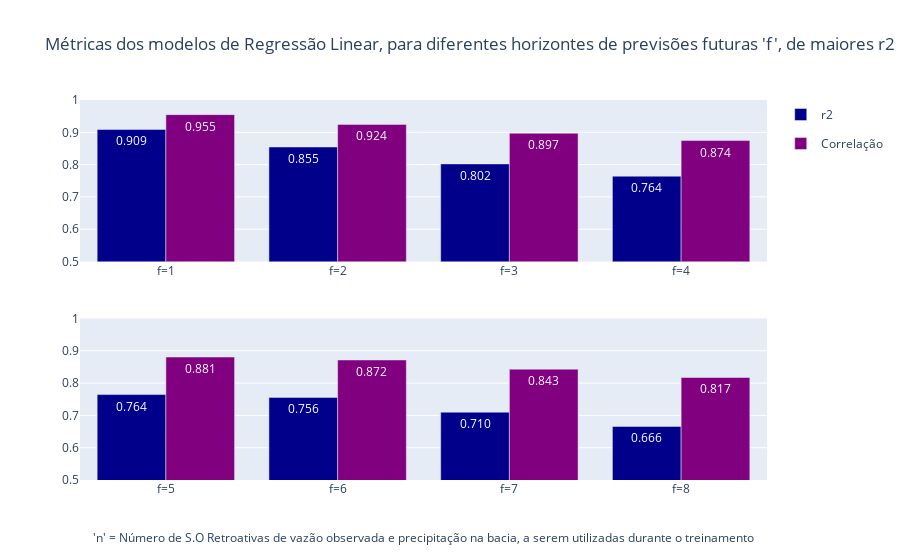

Notebook source saved alongside this figure:
### Code cell
from plotly.subplots import make_subplots
import plotly.graph_objects as go

# Custom labels for each subplot
custom_labels_r2_2 = ['f=5', 'f=6', 'f=7', 'f=8']
custom_labels_r2_1 = ['f=1', 'f=2', 'f=3', 'f=4']

# custom_labels_r2_2 = ['f=5 & n=3', 'f=6 & n=2', 'f=7 & n=1', 'f=8 & n=7']
# custom_labels_r2_1 = ['f=1 & n=7', 'f=2 & n=1', 'f=3 & n=5', 'f=4 & n=2']


# Define colors for bars
r2_color = 'darkblue'
corr_color = 'purple'

# Create subplots
fig = make_subplots(rows=2, cols=1) # subplot_titles=("Custom Labels for n=5 to n=8", "Custom Labels for n=1 to n=4")

# Add traces to subplot 1
fig.add_trace(go.Bar(
    x=custom_labels_r2_1,
    y=df_plt_2['metrics.r2'][:4],
    text=df_plt_2['metrics.r2'][:4].apply(lambda x: f'{x:.3f}'),  
    hovertemplate='%{y:.3f}',
    name='r2',
    legendgroup='r2_group',
    marker=dict(color=r2_color)
), row=1, col=1)

fig.add_trace(go.Bar(
    x=custom_labels_r2_1,
    y=df_plt_2['metrics.corr'][:4],
    text=df_plt_2['metrics.corr'][:4].apply(lambda x: f'{x:.3f}'),  
    hovertemplate='%{y:.3f}',
    name='Correlação',
    legendgroup='corr_group',
    showlegend=False,
    marker=dict(color=corr_color)
), row=1, col=1)

# Add traces to subplot 2
fig.add_trace(go.Bar(
    x=custom_labels_r2_2,
    y=df_plt_2['metrics.r2'][4:],
    text=df_plt_2['metrics.r2'][4:].apply(lambda x: f'{x:.3f}'),  
    hovertemplate='%{y:.3f}',
    name='r2',
    legendgroup='r2_group',
    showlegend=False,
    marker=dict(color=r2_color)
), row=2, col=1)

fig.add_trace(go.Bar(
    x=custom_labels_r2_2,
    y=df_plt_2['metrics.corr'][4:],
    text=df_plt_2['metrics.corr'][4:].apply(lambda x: f'{x:.3f}'),  
    hovertemplate='%{y:.3f}',
    name='Correlação',
    legendgroup='corr_group',
    marker=dict(color=corr_color)
), row=2, col=1)

# Update layout
fig.update_layout(
    title=f"Métricas {name_plots}, para diferentes horizontes de previsões futuras 'f', de maiores r2 e para 'n'=4 (fixo) ",
    #xaxis=dict(title='Número de S.O Retroativas "n" a serem utilizadas durante o treinamento'),
    barmode='group',
)

# Set the same y-axis range for both subplots
fig.update_yaxes(range=[0.5, 1.0], row=1, col=1)
fig.update_yaxes(range=[0.5, 1.0], row=2, col=1)

# Add annotations
fig.add_annotation(text="'n' = Número de S.O Retroativas de vazão observada e precipitação na bacia, a serem utilizadas durante o treinamento",
                   xref="paper", yref="paper",
                   x=0.5, y=-0.18, showarrow=False)

# Add annotations
fig.add_annotation(text="'f' = Número da S.O Futura onde se prevê a vazão",
                   xref="paper", yref="paper",
                   x=0.5, y=-0.25, showarrow=False)

# Show the plot
fig.show()

### Figure 1 — Plotly figure (JSON) as saved in the notebook; plotly's stock layout.template omitted (floating-point values rounded to 4 significant figures)
{"data": [{"hovertemplate": "%{y:.3f}", "legendgroup": "r2_group", "marker": {"color": "darkblue"}, "name": "r2", "text": ["0.909", "0.855", "0.802", "0.764"], "type": "bar", "x": ["f=1", "f=2", "f=3", "f=4"], "xaxis": "x", "y": [0.9087, 0.8545, 0.8021, 0.7642], "yaxis": "y"}, {"hovertemplate": "%{y:.3f}", "legendgroup": "corr_group", "marker": {"color": "purple"}, "name": "Correlação", "showlegend": false, "text": ["0.955", "0.924", "0.897", "0.874"], "type": "bar", "x": ["f=1", "f=2", "f=3", "f=4"], "xaxis": "x", "y": [0.9547, 0.9245, 0.897, 0.8744], "yaxis": "y"}, {"hovertemplate": "%{y:.3f}", "legendgroup": "r2_group", "marker": {"color": "darkblue"}, "name": "r2", "showlegend": false, "text": ["0.764", "0.756", "0.710", "0.666"], "type": "bar", "x": ["f=5", "f=6", "f=7", "f=8"], "xaxis": "x2", "y": [0.7645, 0.7558, 0.71, 0.6659], "yaxis": "y2"}, {"hovertemplate": "%{y:.3f}", "legendgroup": "corr_group", "marker": {"color": "purple"}, "name": "Correlação", "text": ["0.881", "0.872", "0.843", "0.817"], "type": "bar", "x": ["f=5", "f=6", "f=7", "f=8"], "xaxis": "x2", "y": [0.8806, 0.8716, 0.8432, 0.8174], "yaxis": "y2"}], "layout": {"annotations": [{"showarrow": false, "text": "'n' = Número de S.O Retroativas de vazão observada e precipitação na bacia, a serem utilizadas durante o treinamento", "x": 0.5, "xref": "paper", "y": -0.18, "yref": "paper"}, {"showarrow": false, "text": "'f' = Número da S.O Futura onde se prevê a vazão", "x": 0.5, "xref": "paper", "y": -0.25, "yref": "paper"}], "barmode": "group", "title": {"text": "Métricas dos modelos de Regressão Linear, para diferentes horizontes de previsões futuras 'f', de maiores r2 e para 'n'=4 (fixo) "}, "xaxis": {"anchor": "y", "domain": [0, 1]}, "xaxis2": {"anchor": "y2", "domain": [0, 1]}, "yaxis": {"anchor": "x", "domain": [0.575, 1], "range": [0.5, 1]}, "yaxis2": {"anchor": "x2", "domain": [0, 0.425], "range": [0.5, 1]}}}
